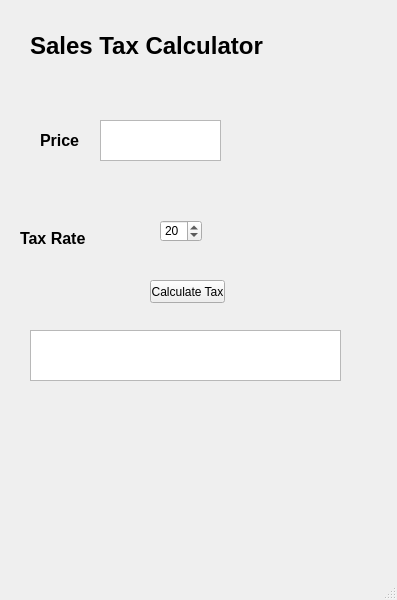
<?xml version="1.0" encoding="UTF-8"?>
<ui version="4.0">
 <class>MainWindow</class>
 <widget class="QMainWindow" name="MainWindow">
  <property name="geometry">
   <rect>
    <x>0</x>
    <y>0</y>
    <width>397</width>
    <height>600</height>
   </rect>
  </property>
  <property name="windowTitle">
   <string>MainWindow</string>
  </property>
  <widget class="QWidget" name="centralwidget">
   <widget class="QTextEdit" name="price_box">
    <property name="geometry">
     <rect>
      <x>100</x>
      <y>120</y>
      <width>121</width>
      <height>41</height>
     </rect>
    </property>
   </widget>
   <widget class="QLabel" name="label">
    <property name="geometry">
     <rect>
      <x>40</x>
      <y>130</y>
      <width>61</width>
      <height>21</height>
     </rect>
    </property>
    <property name="font">
     <font>
      <pointsize>12</pointsize>
      <weight>75</weight>
      <bold>true</bold>
     </font>
    </property>
    <property name="text">
     <string>Price</string>
    </property>
   </widget>
   <widget class="QSpinBox" name="tax_rate">
    <property name="geometry">
     <rect>
      <x>160</x>
      <y>220</y>
      <width>42</width>
      <height>22</height>
     </rect>
    </property>
    <property name="value">
     <number>20</number>
    </property>
   </widget>
   <widget class="QLabel" name="label_2">
    <property name="geometry">
     <rect>
      <x>20</x>
      <y>230</y>
      <width>81</width>
      <height>16</height>
     </rect>
    </property>
    <property name="font">
     <font>
      <pointsize>12</pointsize>
      <weight>75</weight>
      <bold>true</bold>
     </font>
    </property>
    <property name="text">
     <string>Tax Rate</string>
    </property>
   </widget>
   <widget class="QPushButton" name="calc_tax_button">
    <property name="geometry">
     <rect>
      <x>150</x>
      <y>280</y>
      <width>75</width>
      <height>23</height>
     </rect>
    </property>
    <property name="text">
     <string>Calculate Tax</string>
    </property>
   </widget>
   <widget class="QTextEdit" name="results_window">
    <property name="geometry">
     <rect>
      <x>30</x>
      <y>330</y>
      <width>311</width>
      <height>51</height>
     </rect>
    </property>
   </widget>
   <widget class="QLabel" name="label_3">
    <property name="geometry">
     <rect>
      <x>30</x>
      <y>30</y>
      <width>251</width>
      <height>31</height>
     </rect>
    </property>
    <property name="font">
     <font>
      <pointsize>18</pointsize>
      <weight>75</weight>
      <bold>true</bold>
     </font>
    </property>
    <property name="text">
     <string>Sales Tax Calculator</string>
    </property>
   </widget>
  </widget>
  <widget class="QMenuBar" name="menubar">
   <property name="geometry">
    <rect>
     <x>0</x>
     <y>0</y>
     <width>397</width>
     <height>21</height>
    </rect>
   </property>
  </widget>
  <widget class="QStatusBar" name="statusbar"/>
 </widget>
 <resources/>
 <connections/>
</ui>
